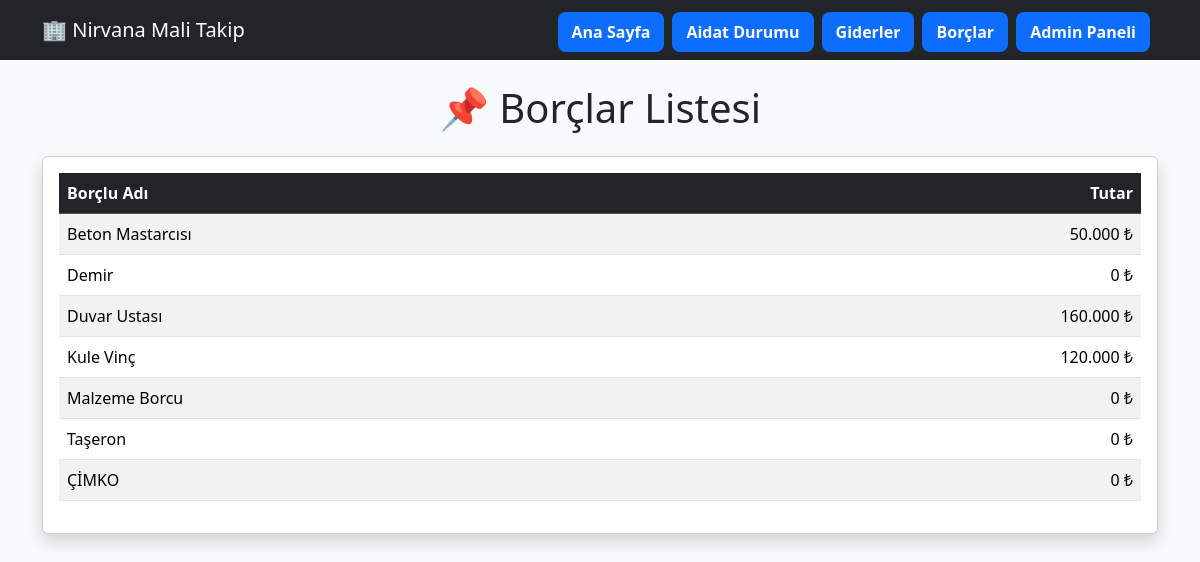
/borclar/, run on the app's committed database.
### core/models.py (models this page shows, shortened)
class Borc(models.Model):
    borclu_adi = models.CharField(
        max_length=200
    )
    tutar = models.DecimalField(
        max_digits=12,
        decimal_places=2
    )
    class Meta:
        verbose_name = "Borç"
        verbose_name_plural = "Borçlar"

### core/views.py (the view)
# urls.py: path("borclar/", borclar, name="borclar"),
def borclar(request):
    borclar = Borc.objects.all().order_by("borclu_adi")
    for borc in borclar:
        borc.tutar_fmt = (
            f"{borc.tutar:,.0f}"
            .replace(",", ".")
        )
    return render(
        request,
        "core/borclar.html",
        {
            "borclar": borclar
        }
    )

### core/templates/core/borclar.html
{% extends "core/base.html" %}
{% block content %}
<h1 class="mb-4 text-center">
    📌 Borçlar Listesi
</h1>
<div class="card shadow">
    <div class="card-body">
        <table class="table table-striped table-hover">
            <thead class="table-dark">
                <tr>
                    <th>Borçlu Adı</th>
                    <th class="text-end">Tutar</th>
                </tr>
            </thead>
            <tbody>
                {% for borc in borclar %}
                <tr>
                    <td>{{ borc.borclu_adi }}</td>
                    <td class="text-end">
                        {{ borc.tutar_fmt }} ₺
                    </td>
                </tr>
                {% empty %}
                <tr>
                    <td colspan="2" class="text-center">
                        Kayıtlı borç bulunamadı.
                    </td>
                </tr>
                {% endfor %}
            </tbody>
        </table>
    </div>
</div>
{% endblock %}

### data on the page
Borc: borclu_adi "Beton Mastarcısı", tutar_fmt "50.000"
Borc: borclu_adi "Demir", tutar_fmt "0"
Borc: borclu_adi "Duvar Ustası", tutar_fmt "160.000"
Borc: borclu_adi "Kule Vinç", tutar_fmt "120.000"
Borc: borclu_adi "Malzeme Borcu", tutar_fmt "0"
Borc: borclu_adi "Taşeron", tutar_fmt "0"
Borc: borclu_adi "ÇİMKO", tutar_fmt "0"
